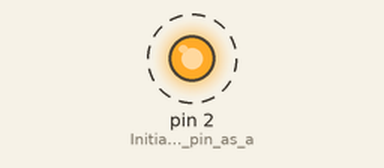
The sketch below on a simulated Arduino Uno, built with avr-gcc and run on an emulated ATmega328P. On the bench: output pins drawn as LEDs (lit = HIGH). Dashed ring = blinking. What the sketch prints to the serial monitor is not drawn.

Above: at 0.2 s.
Timing chart, 0 to 3.0 s (numbered marks = the images above):
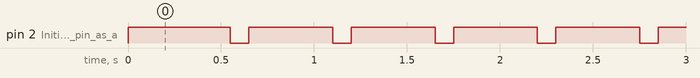

Measured:
- by itself, pin 2 (Initialize_GPIO2_pin_as_a): alternates HIGH for 0.45 s and LOW for 0.10 s

The sketch:

esp8266_trans_receiv1.ino
```cpp
/*
433MHz receiver and transmitter
antenna 173mm
using XKFST as trasnmitter
using XLC-RF as receiver
https://github.com/sui77/rc-switch/wiki
https://www.instructables.com/RF-315433-MHz-Transmitter-receiver-Module-and-Ardu/
https://www.youtube.com/watch?v=KA_YE7AvFn0
https://www.instructables.com/Using-an-ESP8266-to-Control-Mains-Sockets-Using-43/
https://www.liwen.id.au/arduino-rf-codes/
https://randomnerdtutorials.com/esp8266-pinout-reference-gpios/

LIFEDOM
Decimal: 16762196 (24Bit) Binary: 111111111100010101010100 Tri-State: 111110FFFFF0 PulseLength: 158 microseconds Protocol: 1
Raw data: 4944,456,192,452,196,456,196,456,196,396,16,16,16,208,456,196,460,196,84,20,3984,16,624,16,16,52,24,48,20,376,16,524,456,16,24,16,56,16,128,20,20,16,28,16,64,20,32,132,20,

all 5 bis 11111
A 1111110000
C 1111100100
D 1111100010

A on    111111111100010101010100  16762196
A off   111111111100010101010001  16762193
B on    111111111101000101010100  16765268
B off   111111111101000101010001  16765265
C ON    11-11-11-11-11-01-01-00-01-01.0100  16766036
C OFF   11111111110101000101.0001  16766033
D on    111111111101010100010100  16766228
D off   111111111101010100010001  16766225
all 5 bits 00000
010101010100010101010100

5bits 10000
110101010100010101010100

tristate info
https://sui77.wordpress.com/2011/04/12/163/

Comando COATI
21 / 24bit Protocol: 1
16404 / 24bit Protocol: 1
61653 / 24bit Protocol: 1
20501 / 24bit Protocol: 1
20500 / 24bit Protocol: 1


*/

#include <RCSwitch.h>
RCSwitch mySwitch = RCSwitch();

int i = 0;
int period = 1000; //delay between send and receive
int TimeOut = 10; //timeout until the connection to the broker is done.
//This is the number of loops. If period = 1000 (1s), then the timeout will be 30*1s = 30s
unsigned long time_now = 0;
//int code1 = 0;


void setup() {
  Serial.begin(115200);
  //pinMode(LED_BUILTIN,OUTPUT);  //board led


  // Transmitter is connected to Arduino Pin #0  D3
  mySwitch.enableTransmit(0);  // Optional set pulse length.
  // Receiver is connected to Arduino Pin #4  D2
  mySwitch.enableReceive(4);
  // mySwitch.setPulseLength(320);

  // Optional set protocol (default is 1, will work for most outlets)
  // mySwitch.setProtocol(2);

  // Optional set number of transmission repetitions.
  // mySwitch.setRepeatTransmit(15);


  pinMode(2, OUTPUT);     // Initialize GPIO2 pin as an output, internal LED
}


void transmit_433(int code){
    //Serial.println("clone de comando ewelink 14557224 que devera abrir o portao");
    Serial.print("Command sent: ");
    Serial.println(code);
    mySwitch.send(code, 24);
    digitalWrite(2, LOW);   // Turn the LED on by making the voltage LOW
}

void receive_433(){
  //Serial.print(".");

  if (mySwitch.available()) {
    Serial.print("mySwitch.available ");
    int value = mySwitch.getReceivedValue();

    if (value == 0)
    {
      Serial.print("Unknown encoding");
    }
    else
    {
      digitalWrite(2, LOW);   // Turn the LED on by making the voltage LOW
      Serial.print("Received ");
      Serial.print( mySwitch.getReceivedValue() );
      Serial.print(" / ");
      Serial.print( mySwitch.getReceivedBitlength() );
      Serial.print("bit ");
      Serial.print("Protocol: ");
      Serial.println( mySwitch.getReceivedProtocol() );
    }

    mySwitch.resetAvailable();
  }
}

void loop() {
  digitalWrite(2, HIGH);  // Turn the LED off by making the voltage HIGH
  receive_433();
  delay(100);            // Wait a bit

  for (int codetx = 0; codetx <= 16777215 ; codetx++) {
    transmit_433(codetx);
    delay(100);            // Wait a bit
    digitalWrite(2, HIGH);  // Turn the LED off by making the voltage HIGH
  }
}
```
